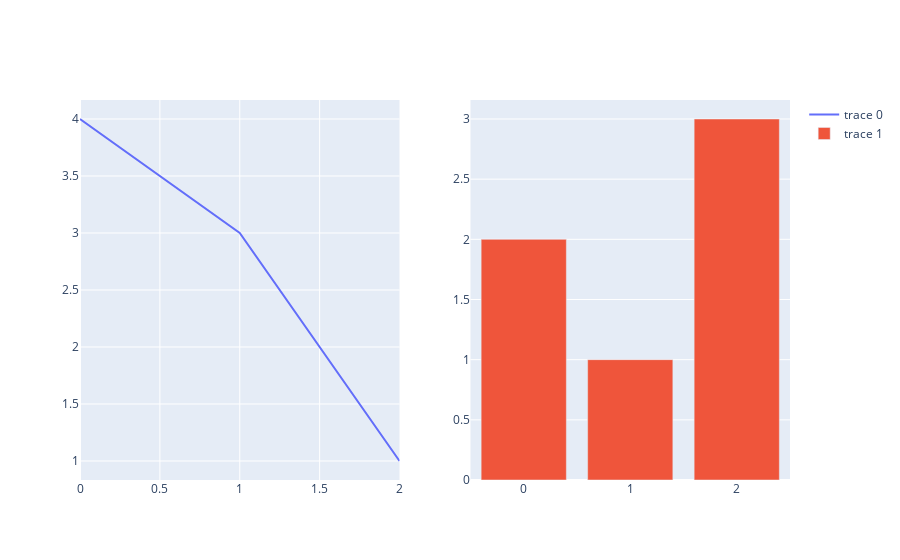

Write notebook code for a chart like this one.
### Code cell
import plotly.graph_objects as go

from plotly.subplots import make_subplots

fig = make_subplots(rows=1, cols=2)

fig.add_trace(go.Scatter(y=[4, 3, 1], mode="lines"), row=1, col=1)
fig.add_trace(go.Bar(y=[2, 1, 3]), row=1, col=2)

fig.show()

### Figure 1 — Plotly figure (JSON) as saved in the notebook; plotly's stock layout.template omitted (floating-point values rounded to 4 significant figures)
{"data": [{"mode": "lines", "type": "scatter", "xaxis": "x", "y": [4, 3, 1], "yaxis": "y"}, {"type": "bar", "xaxis": "x2", "y": [2, 1, 3], "yaxis": "y2"}], "layout": {"xaxis": {"anchor": "y", "domain": [0, 0.45]}, "xaxis2": {"anchor": "y2", "domain": [0.55, 1]}, "yaxis": {"anchor": "x", "domain": [0, 1]}, "yaxis2": {"anchor": "x2", "domain": [0, 1]}}}
